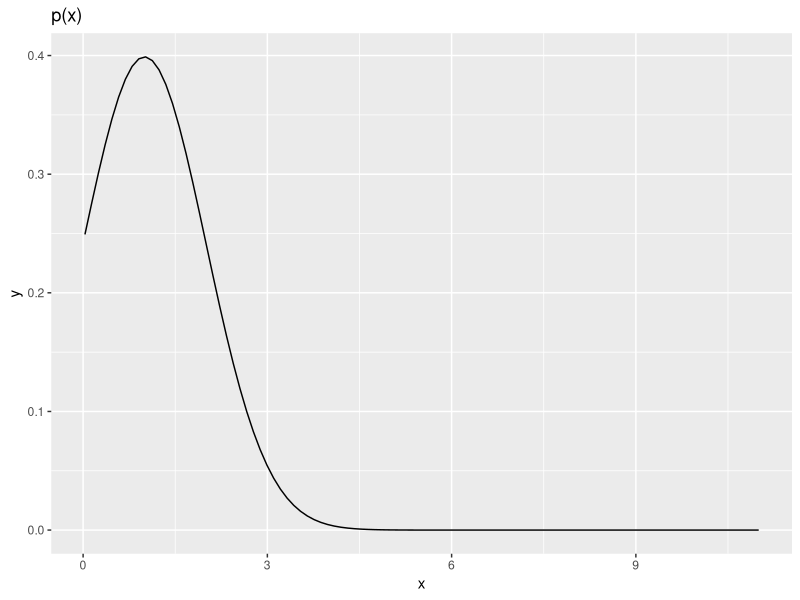
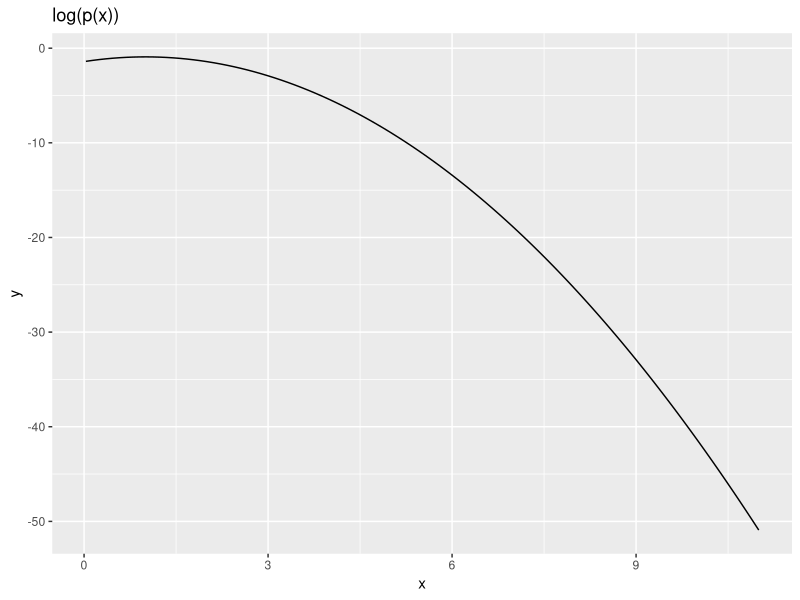
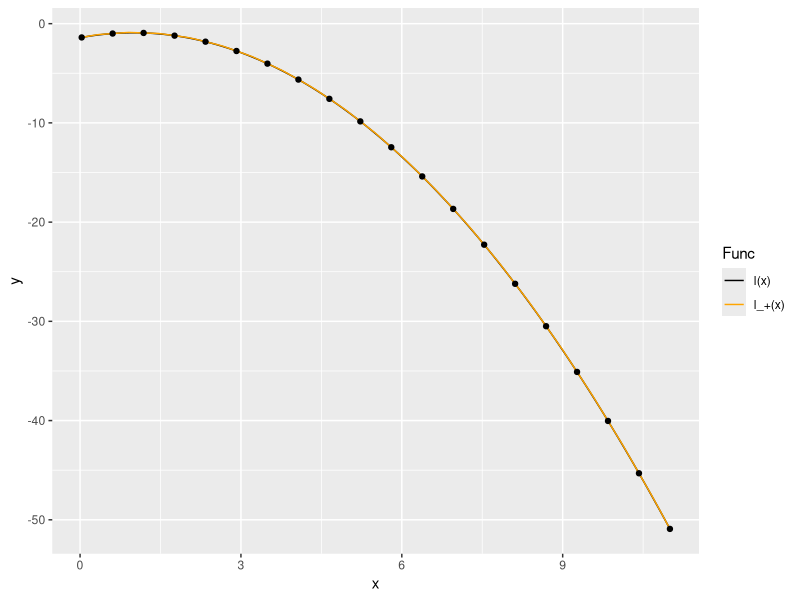
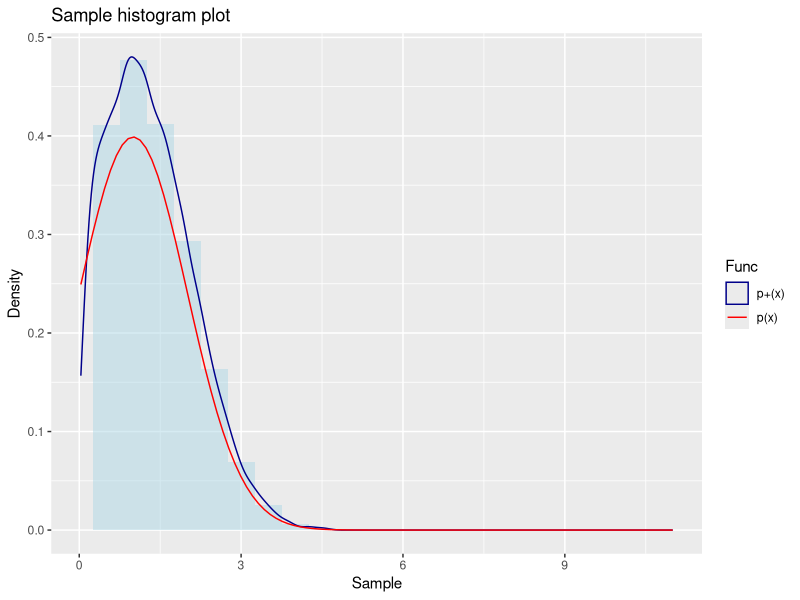

Recreate these plots in R, in order.
## ---- chunk 1
#install.packages("numDeriv")
options(warn = -1)
library(numDeriv)
library(ggplot2)

gamma = 1
bounds = c(0.03, 11)

n = 10000
breaks = 20

p <- function(x) 
{
  # (sqrt(x) + sqrt(1/x))/(2 * gamma * x) * dnorm((sqrt(x) - 1/x) / gamma)
  # dexp(x)
  dnorm(x, mean = 1)
}

l <- function(x) { 
  # log(p(x)) 
  # logb((sqrt(x) + sqrt(1/x))) - logb(2*gamma*x) + dnorm((sqrt(x) - 1/x) / gamma, log = TRUE)
  log(p(x))
}

dl <- function(x) {
  grad(l, x)
}
## ---- chunk 2
ggplot(data.frame(x=bounds), aes(x)) +
  stat_function(fun=p, geom="line")+
  ggtitle("p(x)")
## ---- chunk 3
ggplot(data.frame(x=bounds), aes(x))+
  stat_function(fun=l, geom="line")+
  ggtitle("log(p(x))")
  # l(9)
## ---- chunk 4
ymin = 0
ymax = Inf

## вычисление точек пересечения опорных касательных линий
zfix = function(yfixed)
{
    yf0 = head(yfixed, n=-1)
    yf1 = tail(yfixed, n=-1)
    zfixed = yf0 + (l(yf0) - l(yf1) + (yf1 - yf0)*dl(yf1)) / (dl(yf1) - dl(yf0))
    return(zfixed)  
}
## ---- chunk 5
## оценка ненормированной кусочно-линейной верхней границы логарифма плотности
l_plus = function(y, yfixed) 
{
    res = rep(0, length(y))
    zfixed = zfix(yfixed)

    piecewise.idx = findInterval(y, c(ymin, zfixed, ymax))
    npieces = length(zfixed) + 1

    for(pidx in 1:npieces){
        yp = y[piecewise.idx == pidx]
        xx = l(yfixed[pidx]) + (yp - yfixed[pidx])*grad(l, yfixed[pidx]) 
        res[piecewise.idx == pidx] = xx
    }
    return(res)
}
## ---- chunk 6
yfixed <- seq(bounds[1], bounds[2], length.out=breaks)

z_grid <- zfix(yfixed)

l_plus_plot <- function(x){l_plus(x, yfixed)}


ggplot(data.frame(x=yfixed), aes(x))+
  stat_function(fun=l, geom="line", aes(colour='l(x)'))+
  stat_function(fun = l_plus_plot, geom = 'line', aes(colour = "l_+(x)")) +
  geom_point(y = l_plus_plot(yfixed)) +
  scale_colour_manual("Func", values=c("black","orange"), breaks=c("l(x)","l_+(x)")) #+ xlim(0, 1) #+ xlim(bounds)
## ---- chunk 7
# wei = integrate(function(x) exp(l_plus_plot(x)), lower=0, upper = Inf)$value

# dens_plus <- function(x) exp(l_plus_plot(x))/wei

# cdf_plus <- function(y) integrate(dens_plus, lower=0, upper = y)$value


gplus.cdf = function(vals, yfixed) 
{
    # equivalently:  integrate(function(z) exp(hplus(z, yfixed)), lower=-Inf, upper = vals)

    zfixed = zfix(yfixed) # точки пересечения

    zlen = length(zfixed) # кол-во узлов
    pct = numeric(length(vals))
    norm.const = 0
    for(zi in 0:zlen) {
        if(zi == 0)
        {
            zm = 0
        } else {
            zm = zfixed[zi]
        }

        if(zi == zlen)
        {
            zp = Inf
        } else {
            zp = zfixed[zi+1]
        }

        yp = yfixed[zi+1]
        ds = exp(l(yp))/dl(yp) * ( exp((zp - yp)*dl(yp)) - exp((zm - yp)*dl(yp)) )

        cidx = zm < vals & vals <= zp
        hidx = vals > zp

        pct[cidx] = pct[cidx] + exp(l(yp))/dl(yp) * ( exp((vals[cidx] - yp)*dl(yp)) - exp((zm - yp)*dl(yp)) )
        pct[hidx] = pct[hidx] + ds

        norm.const = norm.const + ds
    }

    print(pct)
    l = list( 
            pct = pct / norm.const, 
            norm.const = norm.const
        )
    return(l)
}

# cdf_plus(5)
# gplus.cdf(5, yfixed)
## ---- chunk 8
## sample from the gplus density
gplus.sample = function(samp.size, yfixed)
{
    zfixed = zfix(yfixed)
    gp = gplus.cdf(zfixed, yfixed)
    # gp = cdf_plus(yfixed)
    zpct = gp$pct
    # print
    norm.const = gp$norm.const
    ub = c(0, zpct, 1)

    unif.samp = runif(samp.size)

    print(ub)
    fidx = findInterval(unif.samp, ub)
    num.intervals = length(ub) - 1
    zlow = c(ymin, zfixed)
    res = rep(NaN, length(unif.samp))
    for(ii in 1:num.intervals)
    {
        ui = unif.samp[ fidx == ii ]

        if(length(ui) == 0)
        {
            next
        }

        ## Invert the gplus CDF
        yp = yfixed[ii]
        zm = zlow[ii]
        tmp = (ui - ub[ii]) * dl(yp) * norm.const / exp(l(yp)) + exp( (zm - yp)*dl(yp) )
        tmp = yp + log(tmp) / dl(yp)
        res[ fidx == ii ] = tmp
    }
    return(res)
}
## ---- chunk 9
smpl = gplus.sample(n, yfixed)

# set.seed(1234)
df <- data.frame(sample=smpl)
# head(df)
## ---- chunk 10
ggplot(df, aes(x=sample)) +
geom_histogram(aes(y=..density..), position="identity", alpha=0.5, binwidth = 0.5, fill="lightblue")+
geom_density(aes(colour = "p+(x)")) +
stat_function(fun=p, geom="line", aes(colour = "p(x)")) +
scale_colour_manual("Func", values=c("darkblue","red"), breaks=c("p+(x)","p(x)")) + #+ #+ xlim(0, 0.3) #+ xlim(bounds) 
labs(title="Sample histogram plot", x="Sample", y = "Density") + xlim(bounds) #+ ylim(0,1)
